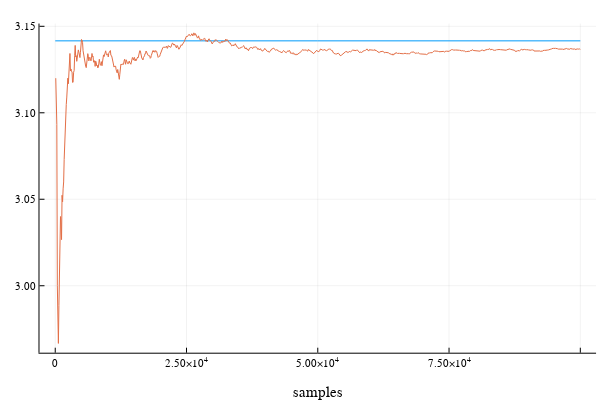

Write notebook code for a chart like this one.
### Code cell
plotly()
plot([1,100_000], [pi, pi])
plot!(mc_pi_traj()... , xlabel="samples", legend=nothing)

### Figure 1 — Plotly figure (JSON) as saved in the notebook; plotly's stock layout.template omitted (floating-point values rounded to 4 significant figures; data arrays with more than 128 entries replaced by an {"elided": "..."} marker saying what was removed)
{"data": [{"colorbar": {"len": 0.9143, "title": "", "x": 0.9934, "y": 0.533}, "legendgroup": "y1", "line": {"color": "rgba(0, 154, 250, 1.000)", "dash": "solid", "shape": "linear", "width": 1}, "mode": "lines", "name": "y1", "showlegend": true, "type": "scatter", "x": [1, 100000], "xaxis": "x", "y": [3.142, 3.142], "yaxis": "y"}, {"colorbar": {"len": 0.9143, "title": "", "x": 0.9934, "y": 0.533}, "legendgroup": "y2", "line": {"color": "rgba(227, 111, 71, 1.000)", "dash": "solid", "shape": "linear", "width": 1}, "mode": "lines", "name": "y2", "showlegend": true, "type": "scatter", "x": {"elided": "1000 int values"}, "xaxis": "x", "y": {"elided": "1000 float values"}, "yaxis": "y"}], "layout": {"annotations": [], "height": 400, "margin": {"b": 20, "l": 0, "r": 0, "t": 20}, "paper_bgcolor": "rgba(255, 255, 255, 1.000)", "plot_bgcolor": "rgba(255, 255, 255, 1.000)", "showlegend": false, "width": 600, "xaxis": {"anchor": "y", "domain": [0.06582, 0.9934], "gridcolor": "rgba(0, 0, 0, 0.100)", "gridwidth": 0.5, "linecolor": "rgba(0, 0, 0, 1.000)", "mirror": false, "range": [-2999.0, 103000.0], "showgrid": true, "showline": true, "showticklabels": true, "tickangle": 0, "tickcolor": "rgb(0, 0, 0)", "tickfont": {"color": "rgba(0, 0, 0, 1.000)", "family": "sans-serif", "size": 11}, "tickmode": "array", "ticks": "inside", "ticktext": ["0", "2.50×10<sup>4</sup>", "5.00×10<sup>4</sup>", "7.50×10<sup>4</sup>", "1.00×10<sup>5</sup>"], "tickvals": [0, 25000, 50000, 75000, 100000], "title": "samples", "titlefont": {"color": "rgba(0, 0, 0, 1.000)", "family": "sans-serif", "size": 15}, "type": "-", "visible": true, "zeroline": false, "zerolinecolor": "rgba(0, 0, 0, 1.000)"}, "yaxis": {"anchor": "x", "domain": [0.07581, 0.9902], "gridcolor": "rgba(0, 0, 0, 0.100)", "gridwidth": 0.5, "linecolor": "rgba(0, 0, 0, 1.000)", "mirror": false, "range": [2.961, 3.152], "showgrid": true, "showline": true, "showticklabels": true, "tickangle": 0, "tickcolor": "rgb(0, 0, 0)", "tickfont": {"color": "rgba(0, 0, 0, 1.000)", "family": "sans-serif", "size": 11}, "tickmode": "array", "ticks": "inside", "ticktext": ["3.00", "3.05", "3.10", "3.15"], "tickvals": [3.0, 3.05, 3.1, 3.15], "title": "", "titlefont": {"color": "rgba(0, 0, 0, 1.000)", "family": "sans-serif", "size": 15}, "type": "-", "visible": true, "zeroline": false, "zerolinecolor": "rgba(0, 0, 0, 1.000)"}}}
